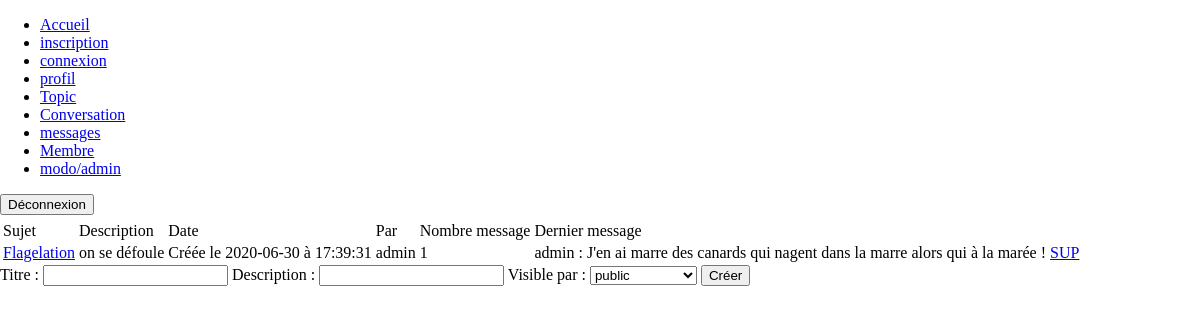
The page /conversation.php?id_topic=3 (signed in) on the database its author committed.
### tables this page shows
CREATE TABLE IF NOT EXISTS `conversations` (
  `id` int(11) NOT NULL AUTO_INCREMENT,
  `id_utilisateur` int(11) NOT NULL,
  `id_topic` int(11) NOT NULL,
  `titre` varchar(140) NOT NULL,
  `description` varchar(255) NOT NULL,
  `date` datetime NOT NULL DEFAULT current_timestamp(),
  `id_confidentialite` int(11) NOT NULL,
  PRIMARY KEY (`id`)
);

CREATE TABLE IF NOT EXISTS `utilisateurs` (
  `id` int(11) NOT NULL AUTO_INCREMENT,
  `login` varchar(80) NOT NULL,
  `mdp` varchar(80) NOT NULL,
  `nom` varchar(255) NOT NULL,
  `prenom` varchar(255) NOT NULL,
  `mail` varchar(255) NOT NULL,
  `avatar` varchar(255) DEFAULT NULL,
  `id_confidentialite` int(11) NOT NULL DEFAULT 2,
  PRIMARY KEY (`id`)
);

CREATE TABLE IF NOT EXISTS `messages` (
  `id` int(11) NOT NULL AUTO_INCREMENT,
  `id_conversation` int(11) NOT NULL,
  `id_utilisateur` int(11) NOT NULL,
  `message` varchar(255) NOT NULL,
  `date` datetime DEFAULT current_timestamp(),
  PRIMARY KEY (`id`)
);

### include/php_conversation.php (called while the page is built, shortened)
<?php
    require_once 'fonctions/fonction_conversation.php';
    $connexionbdd = connexionbdd();
    if(isset($_GET["id_topic"]))
        {
            $id_topic = $_GET["id_topic"];
            if(isset($_SESSION["id_confidentialite"]) && ($_SESSION["id_confidentialite"]==3 || $_SESSION["id_confidentialite"]==4))
                {
                    $requete = "SELECT * FROM utilisateurs INNER JOIN conversations ON conversations.id_utilisateur=utilisateurs.id WHERE id_topic=$id_topic";
                }
        }
    else
        {
            header("location:topic.php");
        }
    $query = mysqli_query($connexionbdd, $requete);
    $conversation = mysqli_fetch_all($query, MYSQLI_ASSOC);
?>

### conversation.php (the view, shortened to what this page needs)
<?php
    include 'include/php_conversation.php';
?>
<!DOCTYPE html>
<html>
<head>
    <link rel="stylesheet" href="css/style.css"/>
</head>
<body>
    <header>
        <?php include 'include/header.php';?>
    </header>
    <main>
        <table>
            <thead>
                <th></th>
            </thead>
            <tbody>
                <tr>
                    <td>Sujet</td>
                    <td>Description</td>
                    <td>Date</td>
                    <td>Par</td>
                    <td>Nombre message</td>
                    <td>Dernier message</td>
                </tr>
                    <?php
                        foreach($conversation as $nbconversation => $info_conv)
                            {
                                ?>
                                <tr>
                                    <td><a href="messages.php?id_conv=<?php echo $info_conv["id"];?>"><?php echo $info_conv["titre"]; ?></a></td>
                                    <td><?php echo $info_conv["description"];?></td>
                                    <td><?php date_conv($info_conv);?></td>
                                    <td><?php echo $info_conv["login"];?></td>
                                    <?php count_message($info_conv); ?>
                                    <?php dernier_msg($info_conv["id"]); ?>
                                    <td><a href="include/suppression.php?sup_conv=<?php echo $info_conv["id"];?>">SUP</a></td>
                                </tr>
                                <?php
                            }
                    ?>
            </tbody>
        </table>
        <?php
            if(isset($_SESSION["login"]))
                {
                    form_conv();
                }
        ?>
    </main>
</body>
</html>

### fonctions/fonction_conversation.php (shortened to what this page needs)
<?php
function form_conv()
    {
        $connexionbdd = connexionbdd();
        $requete_rang = "SELECT * FROM confidentialite";
        $query_rang = mysqli_query($connexionbdd, $requete_rang);
        $rang = mysqli_fetch_all($query_rang, MYSQLI_ASSOC);
        ?>
            <form action="" method="POST">
                <label for="titre">Titre :</label>
                <input type="text" id="titre" name="titre" required>
                <label for="description">Description :</label>
                <input type="text" id="decription" name="description" required>
                <label for="confidentialite">Visible par :</label>
                        <select name="confidentialite" id="confidentialite" required>
                        <?php
                            foreach($rang as $role => $info_rang)
                                {
                                    ?>
                                    <option value="<?php echo $info_rang["id"];?>"><?php echo $info_rang["rang"];?></option>
                                    <?php
                                }
                        ?>
                        </select>
                <input type="submit" name="crea_conv" value="Créer">
            </form>
        <?php
    }
function date_conv($info_conv)
    {
        $date = explode(" ", $info_conv["date"]);
        $jour = $date[0];
        $heure = $date[1];
        echo "Créée le " . $jour . " à " . $heure;
    }
function count_message($info_conv)
    {
        $id = $info_conv["id"];
        $connexionbdd = connexionbdd();
        $requete_message = "SELECT COUNT(id) FROM messages WHERE id_conversation=$id";
        $query_message = mysqli_query($connexionbdd, $requete_message);
        $count_message = mysqli_fetch_all($query_message, MYSQLI_ASSOC);
        ?>
            <td><?php echo $count_message[0]["COUNT(id)"];?></td>
        <?php
        return $count_message;
    }
function dernier_msg($id_conversation)
    {
        $connexionbdd = connexionbdd();
        $requete_max_id = "SELECT MAX(id) FROM messages WHERE id_conversation=$id_conversation";
        $query_requete_max_id = mysqli_query($connexionbdd, $requete_max_id);
        $resultat_max_id = mysqli_fetch_all($query_requete_max_id, MYSQLI_ASSOC);
        $max_id = $resultat_max_id[0]["MAX(id)"];
        if(!empty($max_id))
            {
                $requete_last_msg = "SELECT message,date, login FROM utilisateurs INNER JOIN messages ON messages.id_utilisateur=utilisateurs.id WHERE id_conversation=$id_conversation AND messages.id=$max_id";
                $query_last_msg = mysqli_query($connexionbdd, $requete_last_msg);
                $last_msg = mysqli_fetch_all($query_last_msg, MYSQLI_ASSOC);
                ?>
                <td><?php echo $last_msg[0]["login"];?> : <?php echo $last_msg[0]["message"];?></td>
                <?php
            }
        else
            {
                ?>
                <td></td>
                <?php
            }
    }
?>

### css/style.css (style rules this page uses)
html { margin: 0; height: 100%; }
body { display: flex; flex-direction: column; margin: 0; height: 100%; }

### rows shown on the page
conversations: titre "Flagelation", description "on se défoule", date "2020-06-30", date "17:39:31", id_utilisateur.login "admin", COUNT "1", messages.message "J'en ai marre des canards qui nagent dans la marre alors qui à la marée !"

### other values the page prints
form field confidentialite "public"
